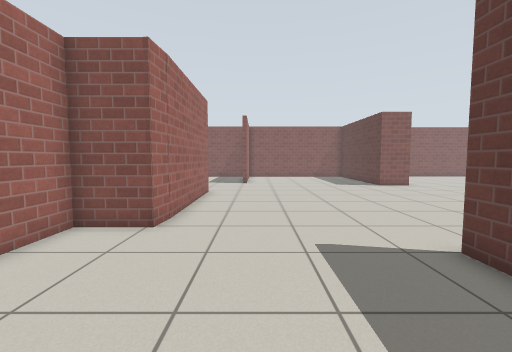
[1] (above)

16 first-person views from a walk through a robot-simulator world made for Gazebo. The camera is 0.94 m above the floor, tilts 4° down and sees 90° across. The floor is counted in squares, 0.5 m on a side. Each view is taken from the middle of a square. On the plan, view 1 faces up. The plan holds only what a view shows up to about 15 squares ahead; the rest is blank. Simple patterns stand in for the simulator's built-in surfaces.

[2]
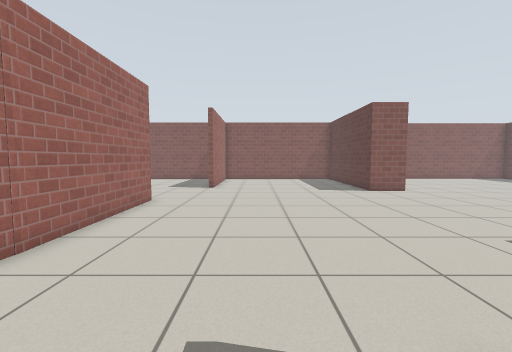

[3]
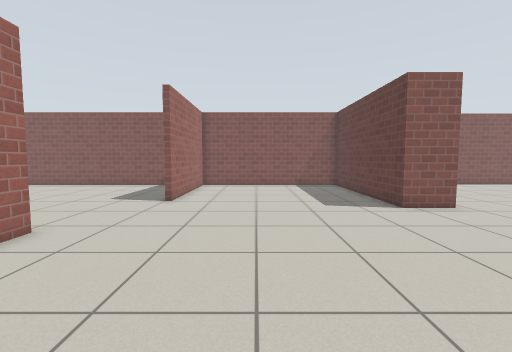

[4]
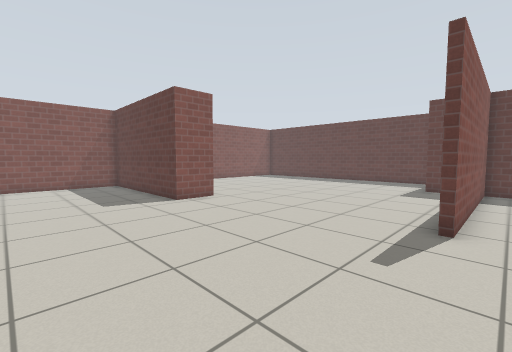

[5]
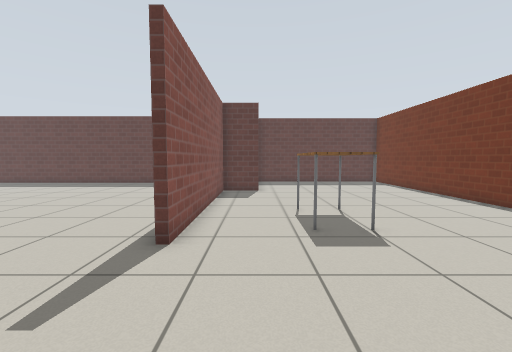

[6]
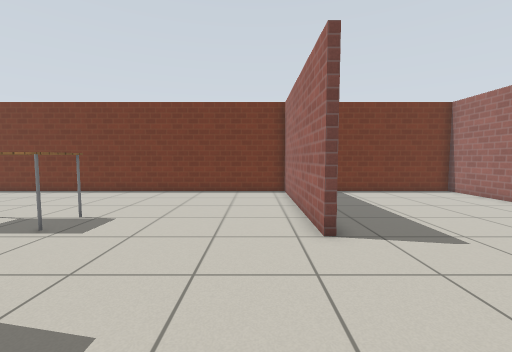

[7]
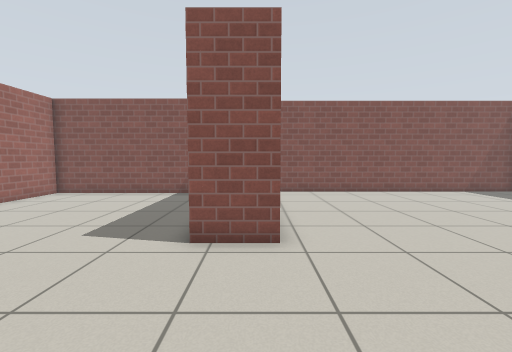

[8]
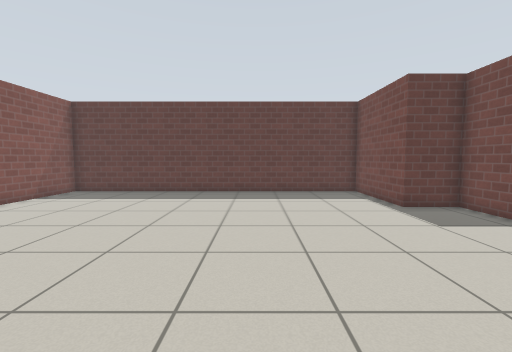

[9]
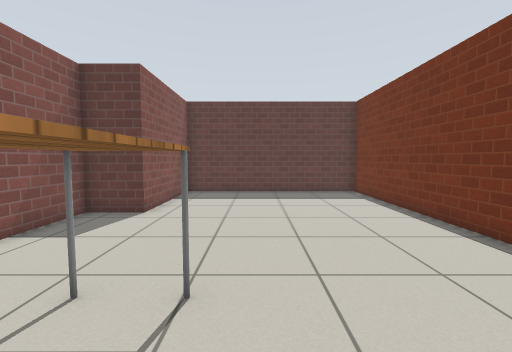

[10]
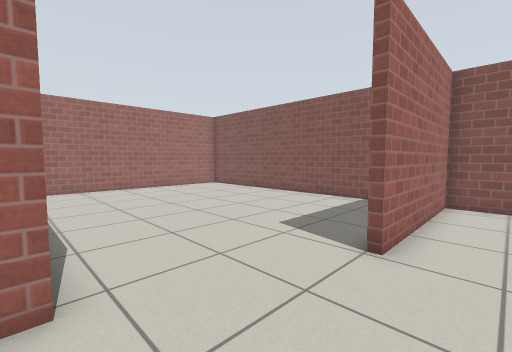

[11]
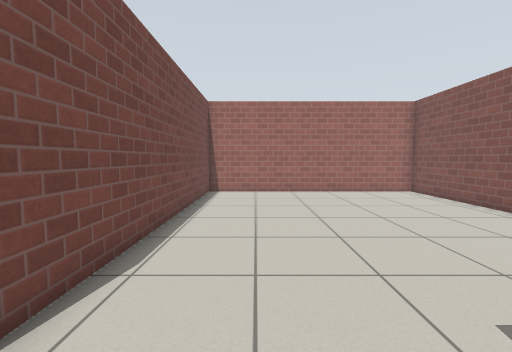

[12]
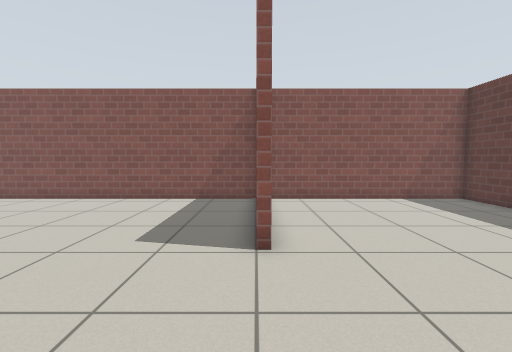

[13]
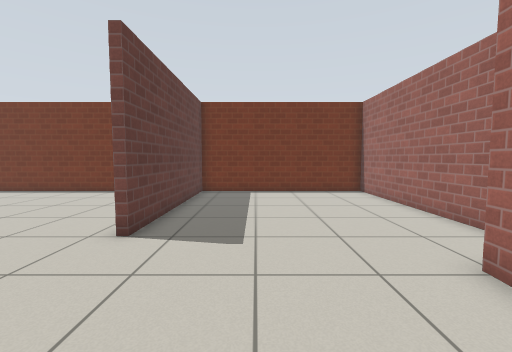

[14]
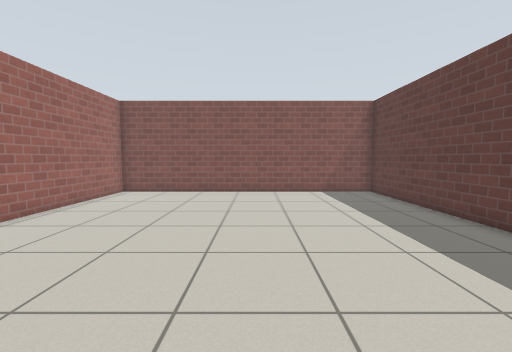

[15]
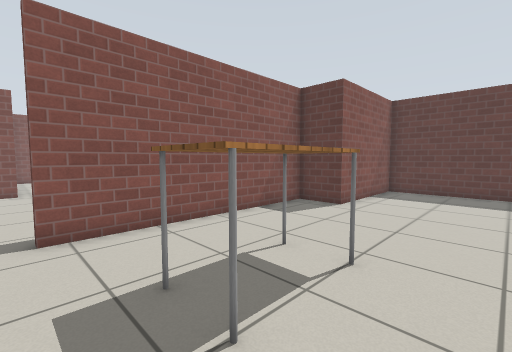

[16]
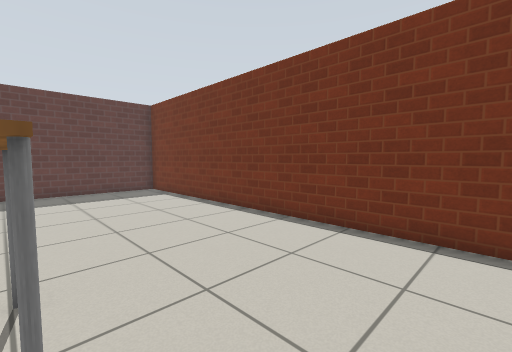

### Floor plan
Ten units are one square. View 1 is at (0, 0); x grows to the right and y downward. Boxes are objects, and circles mark ways between rooms. Rooms are numbered by the first view taken in them; rooms with no view inside come last. Other rooms are left out.
<svg viewBox="-159 -267 418 308">
<path fill="none" stroke="#000" d="M176 -82 197 -82 197 -103 244 -103 244 -262 105 -262 105 -194M106 -175 85 -175 85 -258 -10 -258M44 -50 44 36 254 36 254 -58 197 -58 197 -79 104 -79M-27 -82 -28 -68 -50 -68 -50 36 41 36 41 -50M-27 -134 -27 -68M-7 -257 -7 -191M-27 -144 -27 -134M-10 -258 -154 -258 -154 -144 -35 -144"/>
<rect x="115" y="-45" width="30" height="20" fill="#bbb"><title>table</title></rect>
<circle cx="-20" cy="-165" r="3" fill="#2a7"/>
<text x="110" y="-100">1</text>
<text x="-80" y="-200">2</text>
</svg>
Room 1 opens to room 2.

Where each view was taken, in squares from view 1:
view 1: 0 up, 0 right, facing up
view 2: 3 up, 2 right, facing up
view 3: 8 up, 3 right, facing up
view 4: 7 up, 3 right, facing up-right
view 5: 6 up, 5 right, facing right
view 6: 11 up, 6 right, facing down
view 7: 12 up, 10 right, facing up
view 8: 16 up, 10 right, facing right
view 9: 2 up, 11 right, facing right
view 10: 14 up, 1 right, facing up-left
view 11: 17 up, 1 left, facing left
view 12: 14 up, 1 left, facing up
view 13: 11 up, 1 right, facing down
view 14: 12 up, 18 right, facing up
view 15: 1 up, 10 right, facing up-right
view 16: 3 up, 10 right, facing down-right
